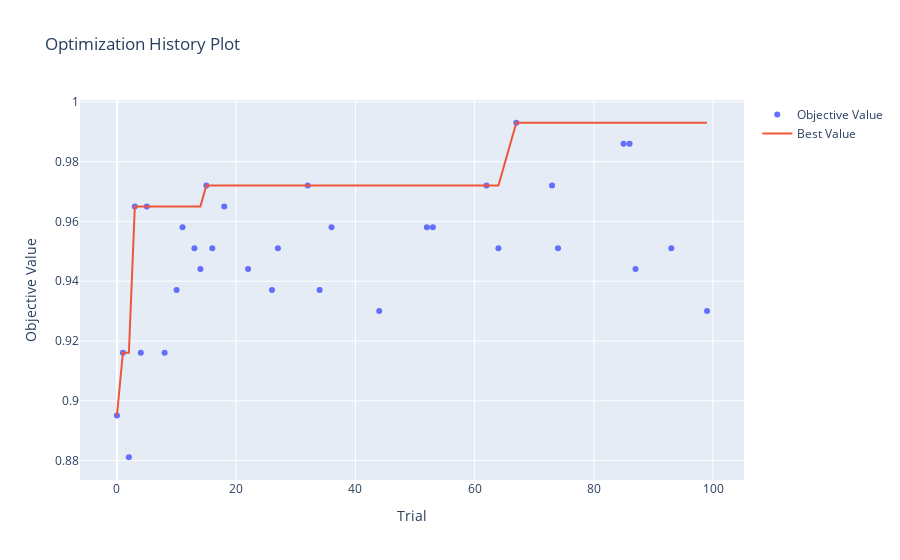

The code cell stored with this chart in its notebook:
### Code cell
#plot_optimization_histor: shows the scores from all trials as well as the best score so far at each point.
optuna.visualization.plot_optimization_history(study)

### Figure 1 — Plotly figure (JSON) as saved in the notebook; plotly's stock layout.template omitted (floating-point values rounded to 4 significant figures)
{"data": [{"mode": "markers", "name": "Objective Value", "type": "scatter", "x": [0, 1, 2, 3, 4, 5, 8, 10, 11, 13, 14, 15, 16, 18, 22, 26, 27, 32, 34, 36, 44, 52, 53, 62, 64, 67, 73, 74, 85, 86, 87, 93, 99], "y": [0.8951, 0.9161, 0.8811, 0.965, 0.9161, 0.965, 0.9161, 0.9371, 0.958, 0.951, 0.9441, 0.972, 0.951, 0.965, 0.9441, 0.9371, 0.951, 0.972, 0.9371, 0.958, 0.9301, 0.958, 0.958, 0.972, 0.951, 0.993, 0.972, 0.951, 0.986, 0.986, 0.9441, 0.951, 0.9301]}, {"name": "Best Value", "type": "scatter", "x": [0, 1, 2, 3, 4, 5, 8, 10, 11, 13, 14, 15, 16, 18, 22, 26, 27, 32, 34, 36, 44, 52, 53, 62, 64, 67, 73, 74, 85, 86, 87, 93, 99], "y": [0.8951, 0.9161, 0.9161, 0.965, 0.965, 0.965, 0.965, 0.965, 0.965, 0.965, 0.965, 0.972, 0.972, 0.972, 0.972, 0.972, 0.972, 0.972, 0.972, 0.972, 0.972, 0.972, 0.972, 0.972, 0.972, 0.993, 0.993, 0.993, 0.993, 0.993, 0.993, 0.993, 0.993]}], "layout": {"title": {"text": "Optimization History Plot"}, "xaxis": {"title": {"text": "Trial"}}, "yaxis": {"title": {"text": "Objective Value"}}}}
